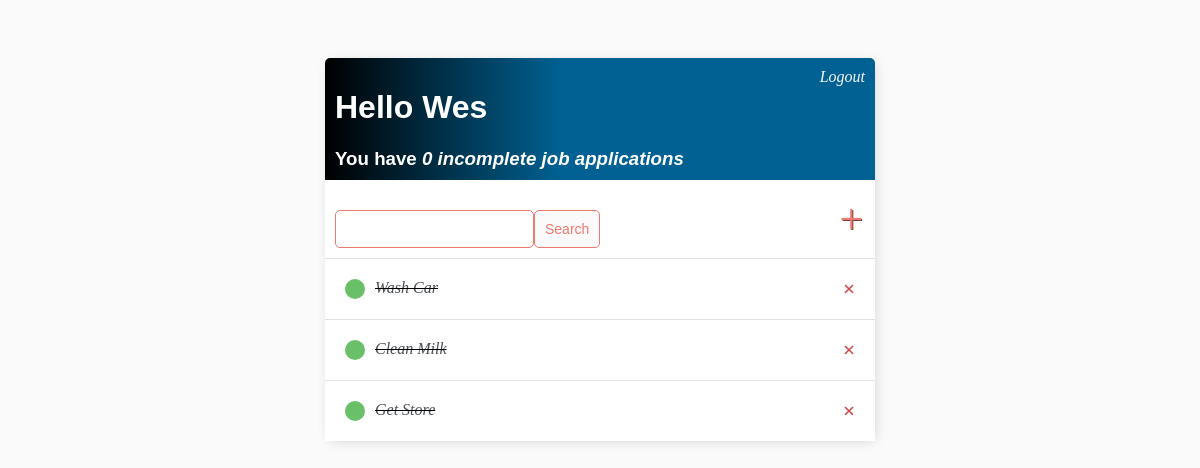
The app's page / (signed in), older data.
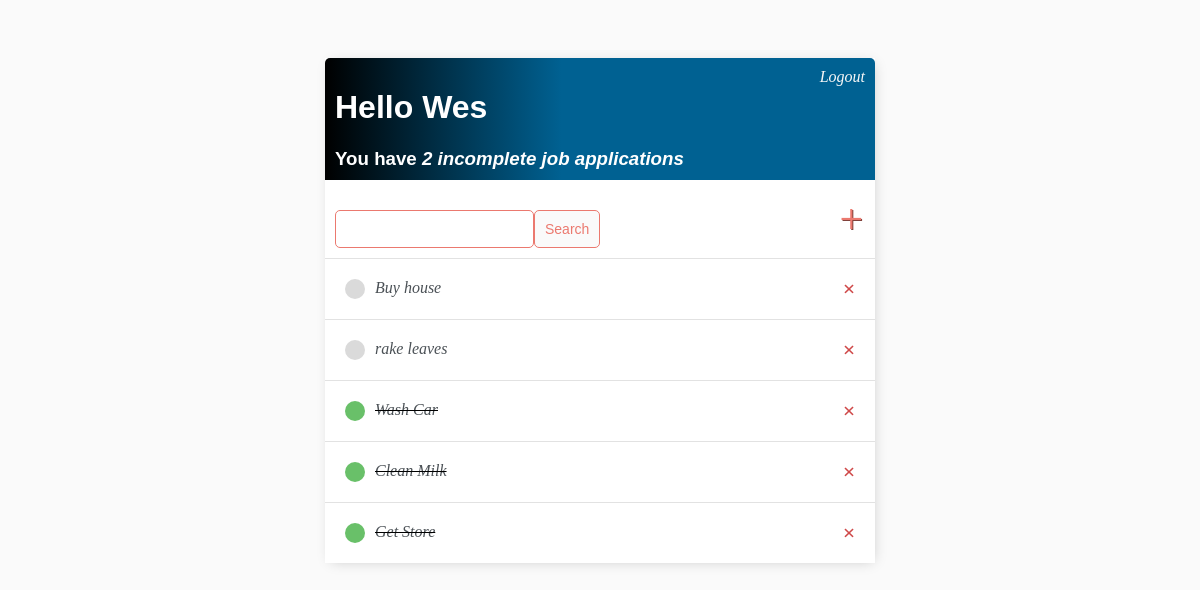
The same page, newer data.
### base/models.py (models this page shows)
class Task(models.Model):
    user = models.ForeignKey(User, on_delete=models.CASCADE, null=True, blank=True)
    title = models.CharField(max_length=200)
    description = models.TextField(null=True, blank=True)
    complete = models.BooleanField(default=False)
    created = models.DateTimeField(auto_now_add=True)
    def __str__(self):
        return self.title
    class Meta:
        ordering = ['complete']

### base/views.py (the view)
# urls.py: path('', TaskList.as_view(), name='tasks'),
class TaskList(LoginRequiredMixin, ListView):
    model = Task
    context_object_name = 'tasks'
    def get_context_data(self, **kwargs):
        context = super().get_context_data(**kwargs)
        context['tasks'] = context['tasks'].filter(user=self.request.user)
        context['count'] = context['tasks'].filter(complete=False).count()
        search_input = self.request.GET.get('search-area') or ''
        if search_input:
            context['tasks'] = context['tasks'].filter(title__icontains=search_input)
        return context
        context['search_input'] = search_input

### base/templates/base/task_list.html
{% extends 'base/main.html' %}
{% block content %}
<div class="header-bar">
    <div>
        <h1>Hello {{request.user|title}}</h1>
        <h3 style="margin:0">You have <i>{{count}} incomplete job application{{ count|pluralize:"s" }}</h3>
    </div>
    {% if request.user.is_authenticated %}
    <a href="{% url 'logout' %}">Logout</a>
    {% else %}
    <a href="{% url 'login' %}">Login</a>
    {% endif %}
</div>
<div id="search-add-wrapper">
    <form method="GET" style="margin-top: 20px;display: flex;">
        <input type='text' name='search-area' value="{{search_input}}">
        <input class="button" type='submit' value='Search'>
    </form>
    <a id="add-link" href="{% url 'task-create' %}">&#x2b;</a>
</div>
<div class="task-items-wrapper">
    {% for task in tasks%}
        <div class="task-wrapper">
        {% if task.complete %}
        <div class="task-title">
            <div class="task-complete-icon"></div>
            <i><s><a href="{% url 'task-update' task.id %}">{{task}}</a></s></i>
        </div>
        <a class="delete-link" href="{% url 'task-delete' task.id %}">&#215;</a>
        {% else %}
        <div class="task-title">
            <div class="task-incomplete-icon"></div>
            <a href="{% url 'task-update' task.id %}">{{task}}</a>
        </div>
        <a class="delete-link" href="{% url 'task-delete' task.id %}">&#215;</a>
        {% endif %}
        </div>
    {% empty %}
    <h3>No jobs in list</h3>
    {% endfor %}
</div>
{% endblock content %}

Row changes from the older to the newer data that the page shows:
added Task: title "Buy house"
added Task: title "rake leaves"
Text that changed along with them:
{{ count }}: "0" → "2"
